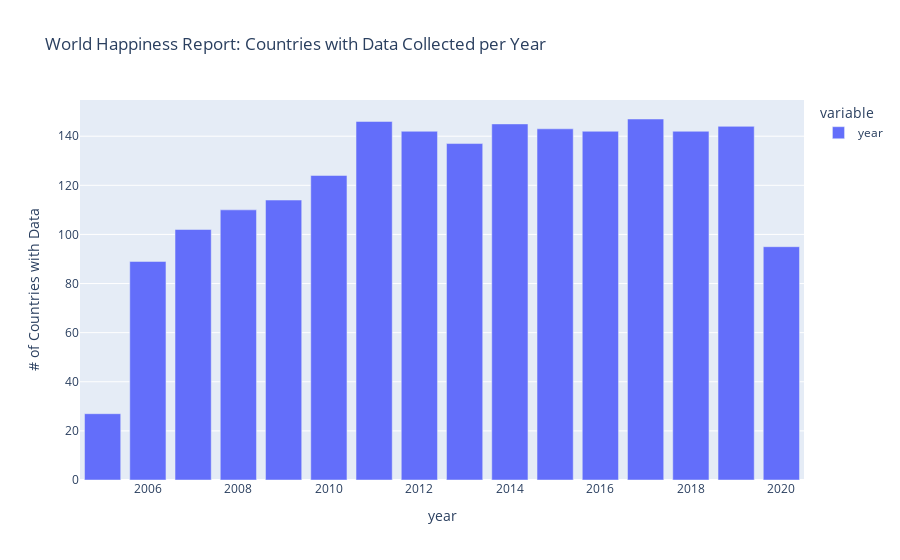

Write notebook code for a chart like this one.
### Markdown cell above
Create a histogram using plotly express that displays the number of countries with data collected each year.

### Code cell
fig = px.bar(df_by_year.year.value_counts(), title="World Happiness Report: Countries with Data Collected per Year", 
             labels={'index':'year','value':'# of Countries with Data'}, hover_data={'variable':False})
fig.show()

### Figure 1 — Plotly figure (JSON) as saved in the notebook; plotly's stock layout.template omitted (floating-point values rounded to 4 significant figures)
{"data": [{"alignmentgroup": "True", "customdata": [["year"], ["year"], ["year"], ["year"], ["year"], ["year"], ["year"], ["year"], ["year"], ["year"], ["year"], ["year"], ["year"], ["year"], ["year"], ["year"]], "hovertemplate": "year=%{x}<br># of Countries with Data=%{y}<extra></extra>", "legendgroup": "year", "marker": {"color": "#636efa"}, "name": "year", "offsetgroup": "year", "orientation": "v", "showlegend": true, "textposition": "auto", "type": "bar", "x": [2017, 2011, 2014, 2019, 2015, 2018, 2016, 2012, 2013, 2010, 2009, 2008, 2007, 2020, 2006, 2005], "xaxis": "x", "y": [147, 146, 145, 144, 143, 142, 142, 142, 137, 124, 114, 110, 102, 95, 89, 27], "yaxis": "y"}], "layout": {"barmode": "relative", "legend": {"title": {"text": "variable"}, "tracegroupgap": 0}, "title": {"text": "World Happiness Report: Countries with Data Collected per Year"}, "xaxis": {"anchor": "y", "domain": [0, 1], "title": {"text": "year"}}, "yaxis": {"anchor": "x", "domain": [0, 1], "title": {"text": "# of Countries with Data"}}}}
